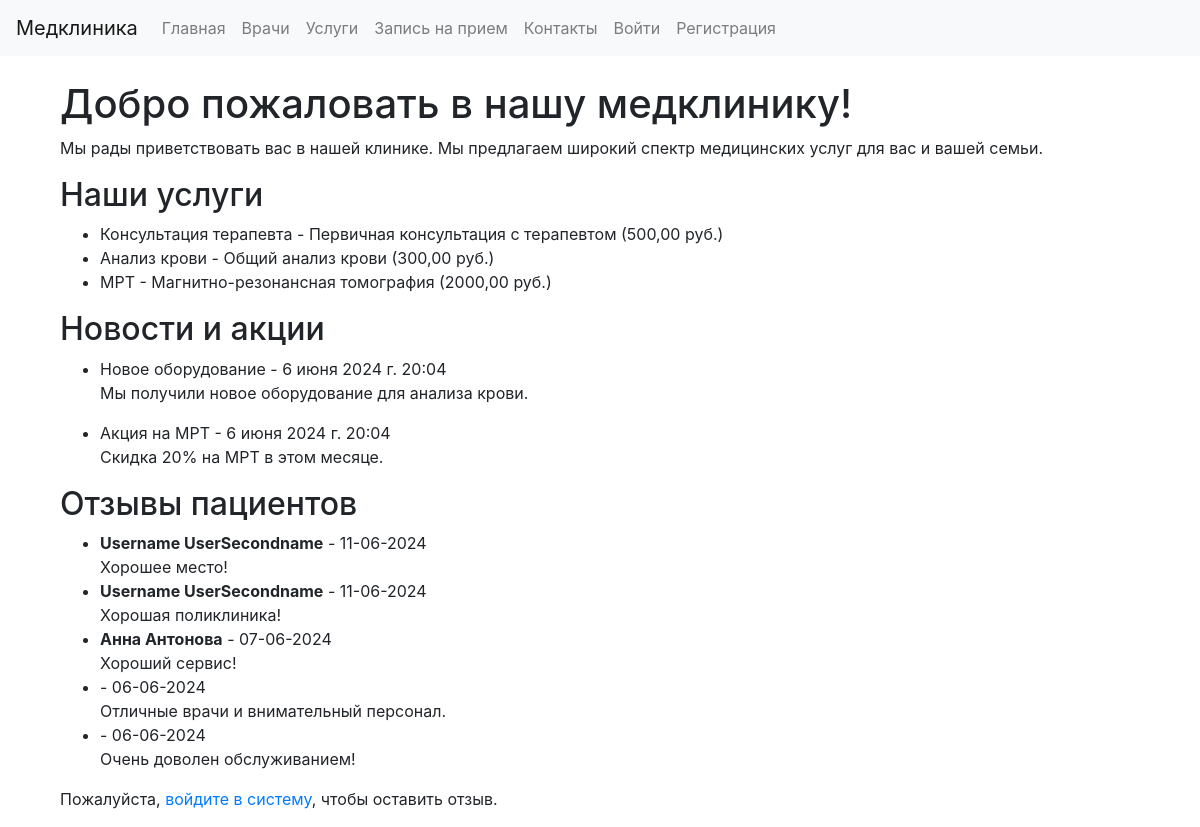
The page / on the database its author committed.
### clinic/models.py (models this page shows, shortened)
class Service(models.Model):
    name = models.CharField("Название", max_length=100)
    description = models.TextField("Описание")
    price = models.DecimalField("Цена", max_digits=10, decimal_places=2)
    class Meta:
        verbose_name = "Услуга"
        verbose_name_plural = "Услуги"

class News(models.Model):
    title = models.CharField("Заголовок", max_length=255)
    content = models.TextField("Содержание")
    date = models.DateTimeField("Дата", auto_now_add=True)
    class Meta:
        verbose_name = "Новость"
        verbose_name_plural = "Новости"

class Review(models.Model):
    user = models.ForeignKey(User, on_delete=models.CASCADE, verbose_name="Пользователь")
    content = models.TextField("Отзыв")
    date = models.DateTimeField("Дата", auto_now_add=True)
    class Meta:
        verbose_name = "Отзыв"
        verbose_name_plural = "Отзывы"

### clinic/views.py (the view)
# urls.py: path('', views.index, name='index'),
def index(request):
    reviews = Review.objects.all().order_by('-date')
    services = Service.objects.all()
    news = News.objects.all()
    if request.method == 'POST':
        if request.user.is_authenticated:
            form = ReviewForm(request.POST)
            if form.is_valid():
                review = form.save(commit=False)
                review.user = request.user
                review.save()
                return redirect('index')
        else:
            return redirect('login')
    else:
        form = ReviewForm()
    return render(request, 'clinic/index.html', {'reviews': reviews, 'form': form, 'services': services, 'news': news })

### clinic/templates/clinic/index.html (shortened to what this page needs)
{% extends 'clinic/base.html' %}
{% block content %}
<div class="container mt-4">
    <h1>Добро пожаловать в нашу медклинику!</h1>
    <p>Мы рады приветствовать вас в нашей клинике. Мы предлагаем широкий спектр медицинских услуг для вас и вашей семьи.</p>
    <h2>Наши услуги</h2>
    <ul>
        {% for service in services %}
        <li>{{ service.name }} - {{ service.description }} ({{ service.price }} руб.)</li>
        {% endfor %}
    </ul>
    <h2>Новости и акции</h2>
    <ul>
        {% for news_item in news %}
            <li>{{ news_item.title }} - {{ news_item.date }}</li>
            <p>{{ news_item.content|truncatewords:20 }}</p>
        {% endfor %}
    </ul>
    <h2>Отзывы пациентов</h2>
    <ul>
        {% for review in reviews %}
            <li>
                <strong>{{ review.user.first_name }} {{ review.user.last_name }}</strong> - {{ review.date|date:"d-m-Y" }}<br>
                {{ review.content }}
            </li>
        {% endfor %}
    </ul>
    {% if user.is_authenticated %}
    <h2>Оставить отзыв</h2>
    <form method="post">
        {% csrf_token %}
        {{ form.as_p }}
        <button type="submit" class="btn btn-primary">Отправить</button>
    </form>
    {% else %}
    <p>Пожалуйста, <a href="{% url 'login' %}">войдите в систему</a>, чтобы оставить отзыв.</p>
    {% endif %}
</div>
{% endblock %}

### clinic/templates/clinic/base.html (shortened to what this page needs)
<!DOCTYPE html>
<html>
<head>
    <link rel="stylesheet" href="https://maxcdn.bootstrapcdn.com/bootstrap/4.0.0/css/bootstrap.min.css">
</head>
<body>
    <nav class="navbar navbar-expand-lg navbar-light bg-light">
        <a class="navbar-brand" href="{% url 'index' %}">Медклиника</a>
        <div class="collapse navbar-collapse" id="navbarNav">
            <ul class="navbar-nav">
                <li class="nav-item">
                    <a class="nav-link" href="{% url 'index' %}">Главная</a>
                </li>
                <li class="nav-item">
                    <a class="nav-link" href="{% url 'doctor_list' %}">Врачи</a>
                </li>
                <li class="nav-item">
                    <a class="nav-link" href="{% url 'service_list' %}">Услуги</a>
                </li>
                <li class="nav-item">
                    <a class="nav-link" href="{% url 'appointment_create' %}">Запись на прием</a>
                </li>
                <li class="nav-item">
                    <a class="nav-link" href="{% url 'contact' %}">Контакты</a>
                </li>
                {% if user.is_authenticated %}
                    <li class="nav-item">
                        <a class="nav-link" href="{% url 'patient_dashboard' %}">Личный кабинет</a>
                    </li>
                    <li class="nav-item">
                        <a class="nav-link" href="{% url 'logout' %}" onclick="event.preventDefault(); document.getElementById('logout-form').submit();">Выйти</a>
                        <form id="logout-form" action="{% url 'logout' %}" method="post" style="display: none;">
                            {% csrf_token %}
                        </form>
                    </li>
                {% else %}
                    <li class="nav-item">
                        <a class="nav-link" href="{% url 'login' %}">Войти</a>
                    </li>
                    <li class="nav-item">
                        <a class="nav-link" href="{% url 'register' %}">Регистрация</a>
                    </li>
                {% endif %}
            </ul>
        </div>
    </nav>
    <div class="container mt-4">
        {% block content %}
        {% endblock %}
    </div>
</body>
</html>

### rows shown on the page
Service: name "Консультация терапевта", description "Первичная консультация с терапевтом", price "500,00"
Service: name "Анализ крови", description "Общий анализ крови", price "300,00"
Service: name "МРТ", description "Магнитно-резонансная томография", price "2000,00"
News: title "Новое оборудование", date "6 июня 2024 г. 20:04", content "Мы получили новое оборудование для анализа крови."
News: title "Акция на МРТ", date "6 июня 2024 г. 20:04", content "Скидка 20% на МРТ в этом месяце."
Review: user.first_name "Username", user.last_name "UserSecondname", date "11-06-2024", content "Хорошее место!"
Review: user.first_name "Username", user.last_name "UserSecondname", date "11-06-2024", content "Хорошая поликлиника!"
Review: user.first_name "Анна", user.last_name "Антонова", date "07-06-2024", content "Хороший сервис!"
Review: date "06-06-2024", content "Отличные врачи и внимательный персонал."
Review: date "06-06-2024", content "Очень доволен обслуживанием!"
